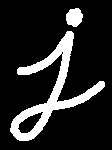
#> input picture CV/opencv_tutorial_naumdeveloper/opencv_tutorial_codec.wang/12-Erode-and-Dilate/j.bmp, 112 x 150 px
$ python cv2_erosion_dilation.py
#> lines starting #> are read from the running program, lines starting #| are printed output that depends on the picture; after the words box and inside, x2 and y2 are one past the last pixel; in counts of white or black regions, pixels touching at a corner belong together
import cv2
import numpy as np

# 1.Коррозия и расширение
img = cv2.imread('j.bmp', 0)
#> img: shape (150, 112); 15.3% white; 2 white regions, box (x1, y1, x2, y2) and area: (10, 31, 105, 141) 2331, (66, 8, 83, 27) 245
kernel = np.ones((5, 5), np.uint8)
erosion = cv2.erode(img, kernel)  # Коррозия
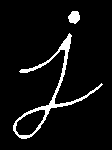
#> erosion: shape (150, 112); 6% white; 2 white regions, box (x1, y1, x2, y2) and area: (13, 33, 103, 139) 898, (68, 11, 80, 24) 117
dilation = cv2.dilate(img, kernel)  # 膨胀
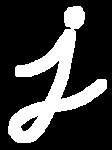
#> dilation: shape (150, 112); 24.6% white; 1 white region, box (x1, y1, x2, y2) and area: (8, 6, 107, 143) 4134

cv2.imshow('erosion/dilation', np.hstack((img, erosion, dilation)))
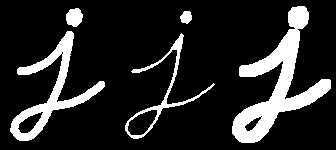
#> window 'erosion/dilation': shape (150, 336); 15.3% white; 5 white regions, box (x1, y1, x2, y2) and area: (232, 6, 331, 143) 4134, (10, 31, 105, 141) 2331, (125, 33, 215, 139) 898, (66, 8, 83, 27) 245, (180, 11, 192, 24) 117
cv2.waitKey(0)


# 2.Определите структурные элементы
kernel = cv2.getStructuringElement(cv2.MORPH_RECT, (5, 5))  # прямоугольная структура
print(kernel)

kernel = cv2.getStructuringElement(cv2.MORPH_ELLIPSE, (5, 5))  # Эллиптическая структура
print(kernel)

kernel = cv2.getStructuringElement(cv2.MORPH_CROSS, (5, 5))  # форма креста
print(kernel)

# 3.Открытая операция и закрытая операция
kernel = cv2.getStructuringElement(cv2.MORPH_RECT, (5, 5))  # определяем элементы структуры

# операция закрытия
img = cv2.imread('j_noise_out.bmp', 0)
#> (the run stopped early here; a loop or call above may not have finished)
